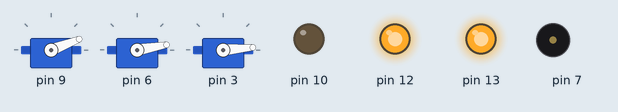
The sketch below on a simulated Arduino Uno, built with avr-gcc and run on an emulated ATmega328P. Shown: 3 × servo, output pins drawn as LEDs (lit = HIGH), buzzer (waves = sounding).

Above: at 0.15 s.
At 4.97 s:
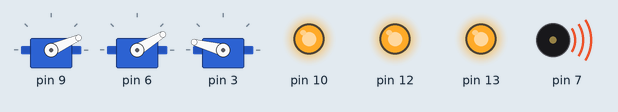
At 10.09 s:
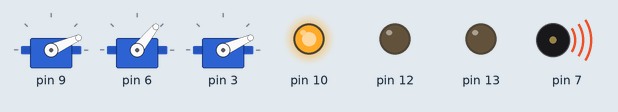
At 20.02 s:
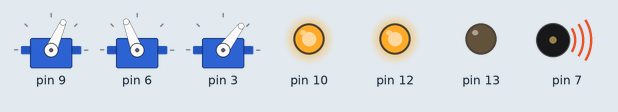
At 29.66 s:
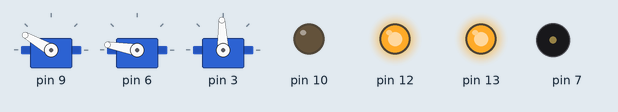
At 39.6 s:
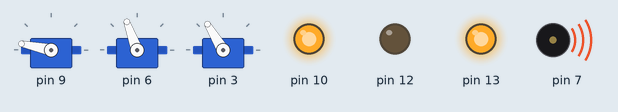
Timing chart, 0 to 40.0 s (numbered marks = the images above):
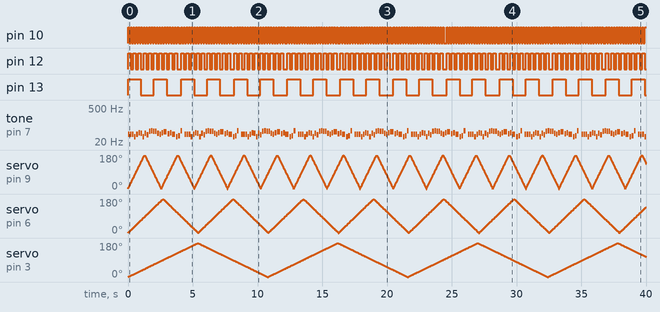

Measured:
- by itself, pin 10: repeats every 4.1 s: LOW 0.20 s, 19 × (HIGH 0.10 s, LOW 0.10 s), HIGH 0.10 s
- by itself, pin 12: repeats every 4.1 s: 8 × (HIGH 0.20 s, LOW 0.20 s), HIGH 0.20 s, LOW 0.30 s, HIGH 0.20 s, LOW 0.20 s
- by itself, pin 13: alternates HIGH for 1.0 s and LOW for 1.0 s
- by itself, tone on pin 7: plays 41 Hz for 0.13 s, 41 Hz for 0.13 s, 41 Hz for 0.13 s, 33 Hz for 0.13 s, 41 Hz for 0.13 s, 49 Hz for 0.13 s … (220 notes in this stretch)

The sketch:

Arduino-Beyond-Delay-05-Scaling-Up.ino
```cpp
#include <Arduino.h>
#include <Timer.h>
#include <BlinkLeds.h>
#include <Pitches.h>
#include <BuzzerMelody.h>
#include <Servo.h>
#include <ServoControl.h>

BlinkLeds blinkLeds = BlinkLeds();
BuzzerMelody buzzerMelody = BuzzerMelody();
ServoControl servoControl = ServoControl();

void setup()
{
  blinkLeds.onSetup();
  buzzerMelody.onSetup();
  servoControl.onSetup();
}

void loop()
{
  blinkLeds.onLoop();
  buzzerMelody.onLoop();
  servoControl.onLoop();
}
```
